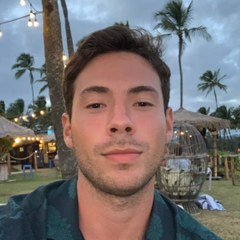
#> input picture blog/img/authors/crhistian-c.jpg, 240 x 240 px, given in place of Male_Squat.png, which was not available; the run also reads 1 picture not shown here
$ python prepare_images.py ../blog/img/authors
#> lines starting #> are read from the running program, lines starting #| are printed output that depends on the picture; pictures that were not available may be replaced by others from this repository, and a replacement may not be noted
#> in main, src is the input picture: PIL image 240x240 RGB; mean R, G, B 118.6, 112.4, 112.1
#!/usr/bin/env python3
"""Makes blog/img/lib/ from the app's own pictures (run on the Mac, once,
or again when the app's pictures change; the results are committed, so the
daily routine never needs the originals).

    python3 blog-src/prepare_images.py ~/Documents/FitnessDailies

- Exercise photos → darkened, desaturated and blurred to sit in the black
  theme:  <name>.jpg (inline, 960×540, soft blur) and bg-<name>.jpg (cover
  background, 1200×675, heavy blur).
- App Store screenshots → app-<name>.jpg, cropped to the phone (no caption).
"""

import sys
from pathlib import Path

from PIL import Image, ImageEnhance, ImageFilter

LIB = Path(__file__).resolve().parent.parent / "blog" / "img" / "lib"

PHOTOS = {"squat": "Male_Squat.png", "pushup": "Male_push_up.png", "plank": "male_plank.png",
          "pullup": "Male_pull_up.png", "crunch": "Male_Crunch.png"}
SHOTS = {"app-dont-rot": "01-dont-rot", "app-home": "02-every-rep", "app-triggers": "03-triggers",
         "app-pick-trigger": "04-your-call", "app-one-set": "05-one-set",
         "app-rots-prevented": "06-rots-prevented"}


def theme(img, size, blur, brightness):
    """Crop to 16:9 (dropping the corner mark), then mute it into the theme."""
#> called with size = (960, 540), blur = 2.5, brightness = 0.55
    w, h = img.size
#> w = 240; h = 240
    ch = int(h * 0.9)
#> ch = 216
    cw = int(ch * 16 / 9)
#> cw = 384
    img = img.crop((int(w * 0.015), 0, int(w * 0.015) + cw, ch)).resize(size, Image.LANCZOS)
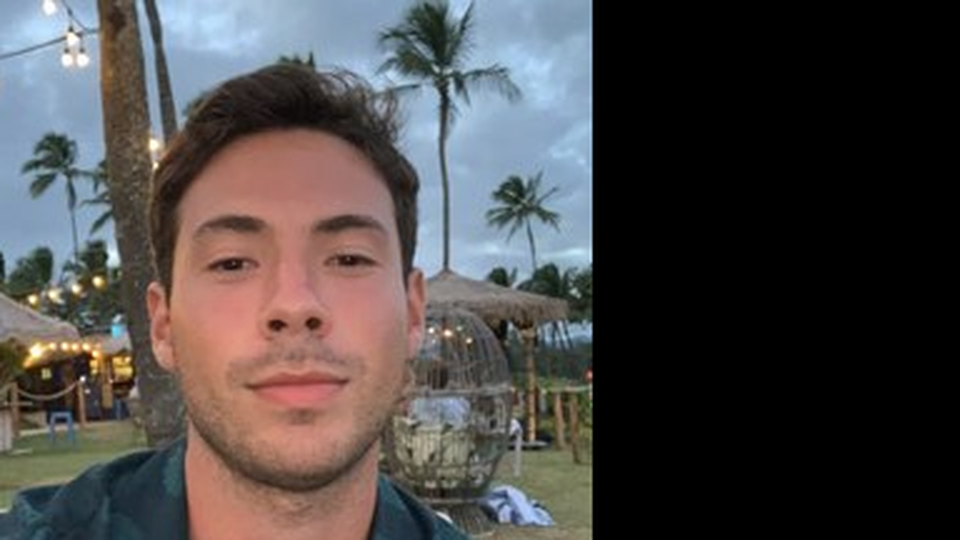
#> img: PIL image 960x540 RGB; mean R, G, B 75.3, 71.3, 71.1
    img = ImageEnhance.Color(img).enhance(0.2)
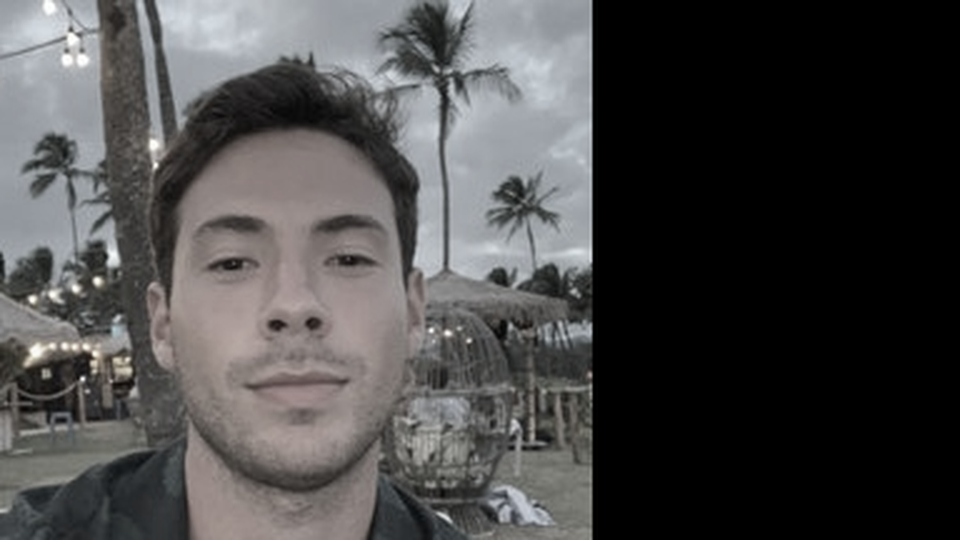
#> img: PIL image 960x540 RGB; mean R, G, B 72.8, 72, 72
    img = ImageEnhance.Brightness(img).enhance(brightness)
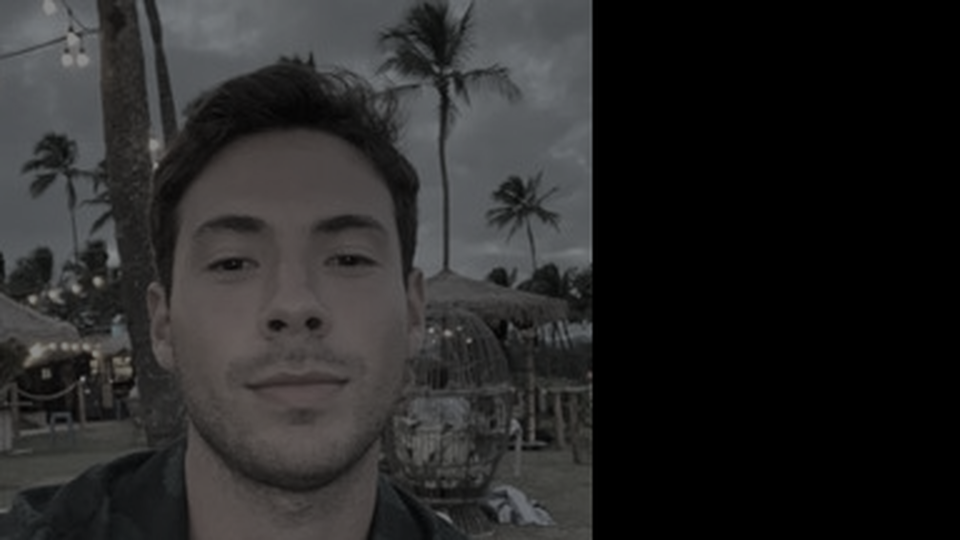
#> img: PIL image 960x540 RGB; mean R, G, B 39.7, 39.3, 39.3
    img = ImageEnhance.Contrast(img).enhance(1.15)
    if blur:
        img = img.filter(ImageFilter.GaussianBlur(blur))
    # Vignette: darker towards the edges.
    vig = Image.radial_gradient("L").resize(size).point(lambda v: int(v * 0.75))
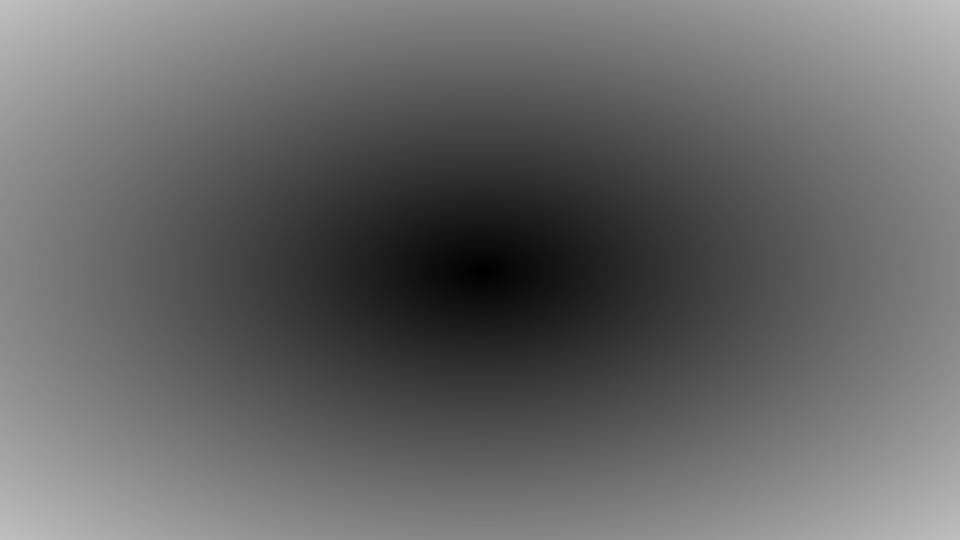
#> vig: PIL image 960x540 L; min 0, max 191, mean 103.2
    return Image.composite(Image.new("RGB", size, (6, 6, 7)), img, vig)
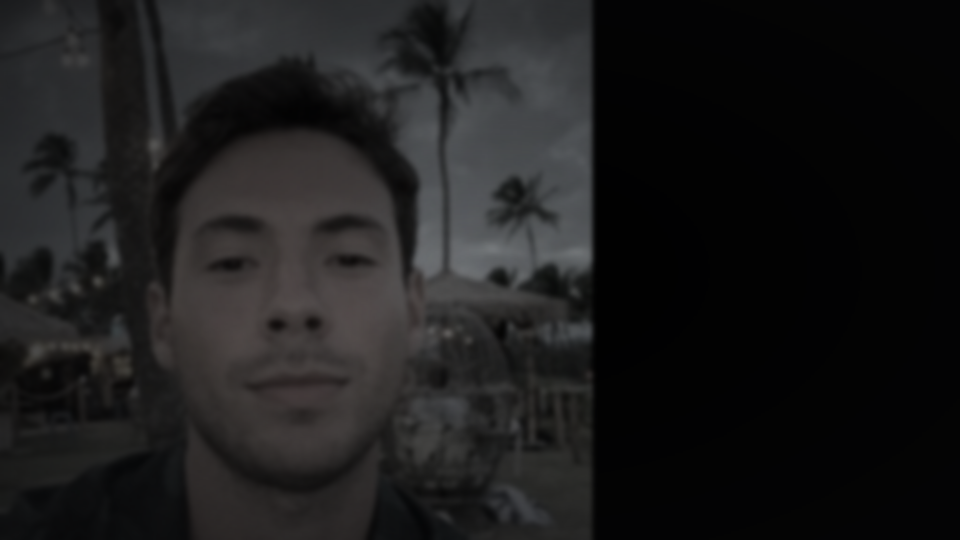
#> returned value: PIL image 960x540 RGB; mean R, G, B 28.5, 28.1, 28.5


def main(app_dir):
    app = Path(app_dir).expanduser()
    LIB.mkdir(parents=True, exist_ok=True)
    for name, file in PHOTOS.items():
        src = Image.open(app / file).convert("RGB")
        theme(src, (960, 540), 2.5, 0.55).save(LIB / f"{name}.jpg", quality=80, optimize=True)
        theme(src, (1200, 675), 9, 0.42).save(LIB / f"bg-{name}.jpg", quality=78, optimize=True)
#> call 2 of theme, with size = (1200, 675), blur = 9, brightness = 0.42
#> in theme (call 2), `img = ImageEnhance.Brightness(img).enhance(brightness)`:
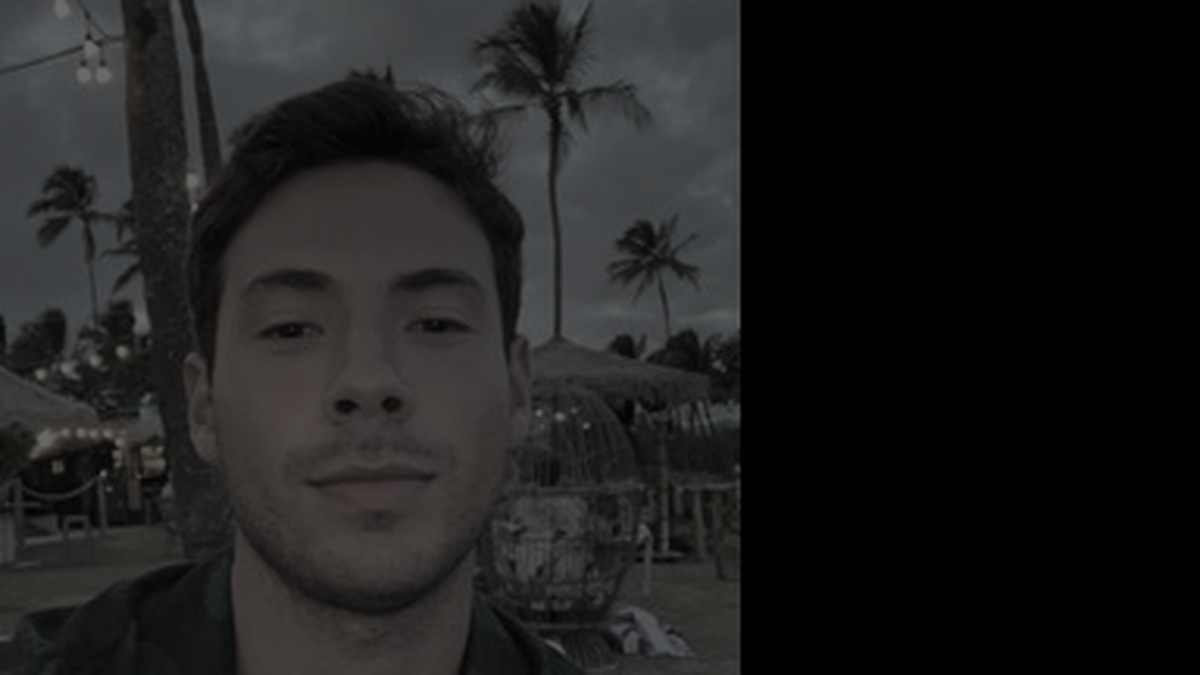
#> img: PIL image 1200x675 RGB; mean R, G, B 30.3, 29.9, 29.9
#> in theme (call 2), `return Image.composite(Image.new("RGB", size, (6, 6, 7)), img, vig)`:
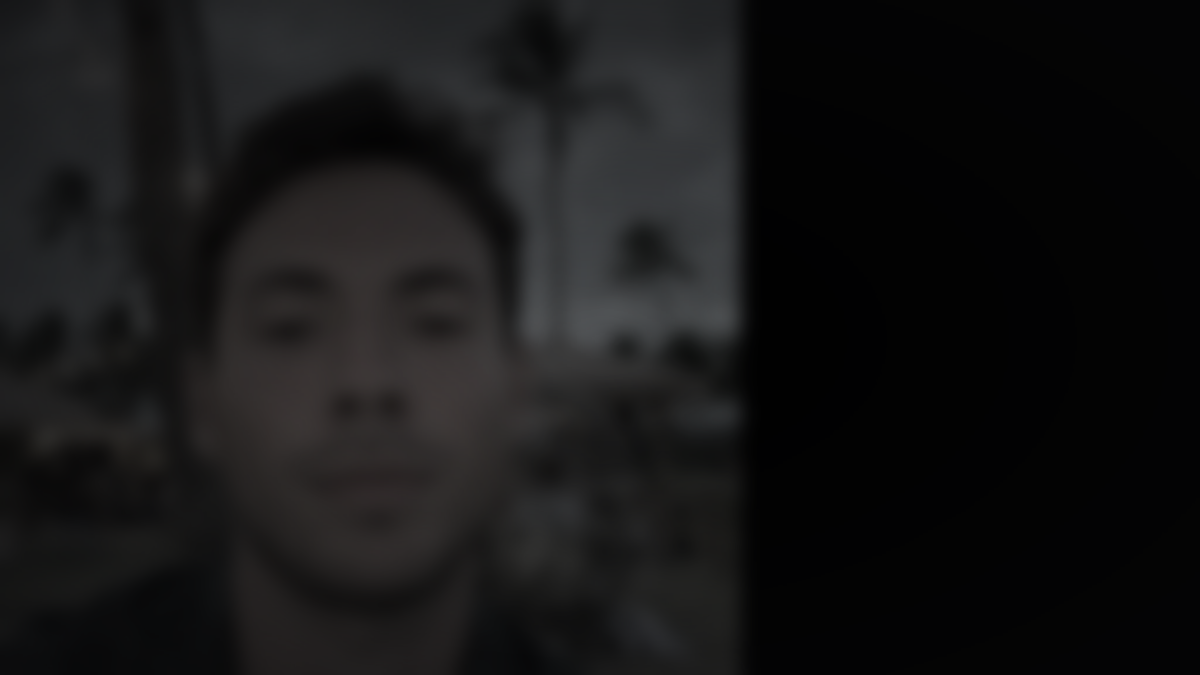
#> returned value: PIL image 1200x675 RGB; mean R, G, B 22.2, 21.9, 22.3
    for name, file in SHOTS.items():
        shot = Image.open(app / "AppStore" / "Screenshots-6.9" / f"{file}.png").convert("RGB")
        w, h = shot.size
        shot = shot.crop((0, int(h * 0.19), w, h))
        shot = shot.resize((360, int(shot.height * 360 / w)), Image.LANCZOS)
        shot.save(LIB / f"{name}.jpg", quality=82, optimize=True)
    print("Wrote", 2 * len(PHOTOS) + len(SHOTS), "images to", LIB)


if __name__ == "__main__":
#> (the run stopped early here; a loop or call above may not have finished)
